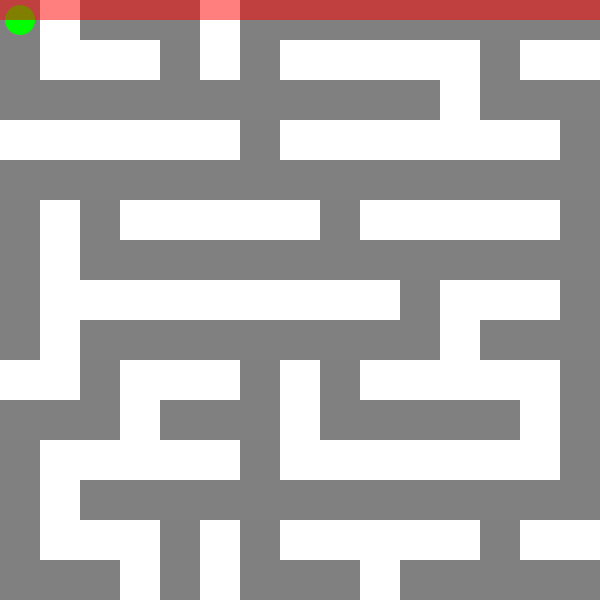
Frame 1 (no input)
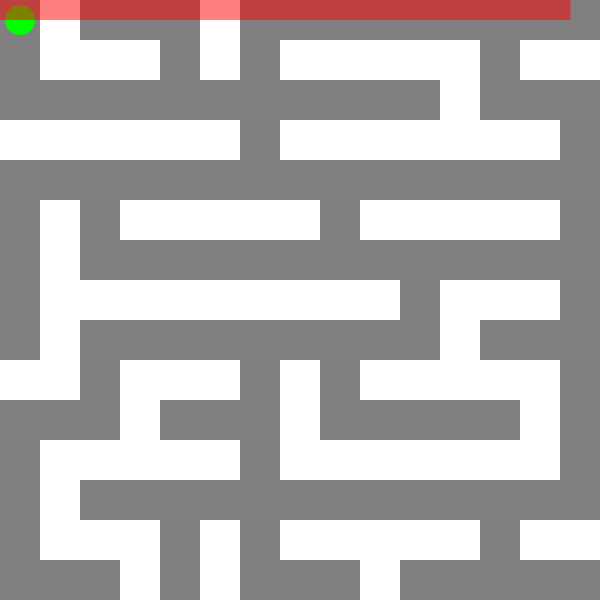
Frame 60 (the mouse pressed at the canvas centre just before this capture)
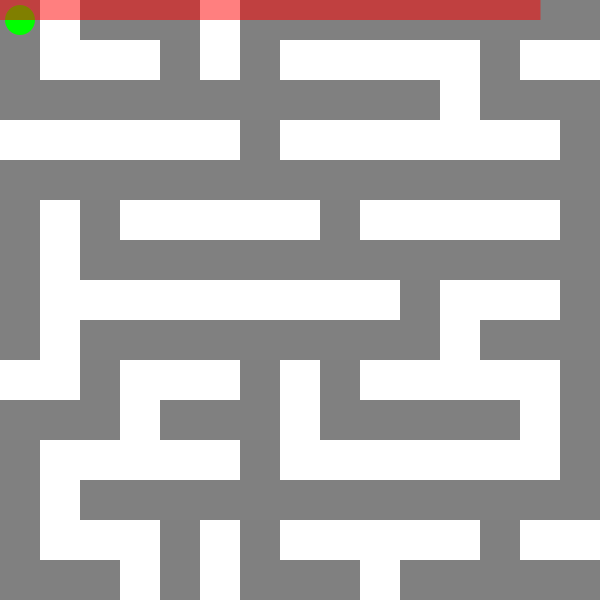
Frame 120 (the mouse held since frame 60 and released just before this capture)

The Processing sketch that drew these frames (run headless with seeded random() and noise(); from frame 60 on, the mouse is pressed at the canvas centre):

// Processing sketch: maze_hant
// ── maze_hant.pde
int[][] maze = new int[15][15];
int xpos = 0, ypos = 0;
int bombX = (int)random(3,15);
int bombY = (int)random(3,15);
boolean over = false;
float timer = 600;

void setup() {
  noStroke();
  size(600, 600);
  for (int y = 0; y < 15; y++) {
    for (int x = 0; x < 15; x++) {
      if (x % 2 == 1 && y % 2 == 1) {
        maze[y][x] = 1;
        int d;
        if (y == 1) {
          d = (int)random(4);
        } else {
          d = (int)random(3);
        }
        switch(d) {
        case 0:
          maze[y][x-1] = 1; 
          break;  // left
        case 1:
          maze[y][x+1] = 1; 
          break;  // right
        case 2:
          maze[y+1][x] = 1; 
          break;  // down  
        case 3:
          maze[y-1][x] = 1; 
          break;  // up
        }
      }
    }
  }

  while(true){
    for (int y = 0; y < 15; y++) {
      for (int x = 0; x < 15; x++) {
        if (bombY == y && bombX == x && maze[y][x] == 0) {
          maze[y][x] = 2;
          return;
        } else {
          bombX = (int)random(3,15);
          bombY = (int)random(3,15);
        }
      }
    }
  }
}

void keyPressed() {
  int dx = xpos, dy = ypos;
  if (over) {
    return;
  }
  if (keyCode == UP) {
    dy += -1;
  } else if (keyCode == DOWN) {
    dy += 1;
  } else if (keyCode == LEFT) {
    dx += -1;
  } else if (keyCode == RIGHT) {
    dx += 1;
  }
  if (dx >=0 && dx < 15 && dy >=0 && dy < 15) {
    if (maze[dy][dx] != 1) {
      xpos = dx;
      ypos = dy;
    }
  }
}

void draw() {
  background(128);
  fill(255);
  for (int y = 0; y < 15; y++) {
    for (int x = 0; x < 15; x++) {
      if (maze[y][x] == 1) {
        rect(x*40, y*40, 40, 40);
      }
    }
  }

  if (maze[ypos][xpos] == 2) {
    fill(255, 0, 0);
    ellipse(bombX*40+20, bombY*40+20, 30, 30);
    textSize(30);
    textAlign(CENTER);
    text("FIND!!", width/2, height/2);
    over = true;
    return;
  }

  fill(0, 255, 0);
  ellipse(xpos*40+20, ypos*40+20, 30, 30);

  fill(255,0,0,128);
  rect(0,0,timer,20);
  timer -= 0.5;
  if (timer < 0) {
    textSize(30);
    textAlign(CENTER);
    text("GAME OVER", width/2, height/2);
    over = true;
    return;
  }
}
